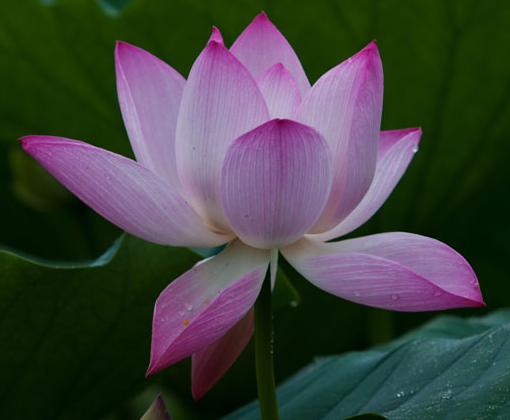
%> input picture university/digital-image-process/exp2/lotus.bmp, 510 x 420 px
$ octave Q1.m   (GNU Octave 9; MATLAB toolbox functions it lacks are replaced by stand-ins)
%> lines starting %> are read from the running program, lines starting %| are printed output that depends on the picture
clear
close all
clc
%% 图像灰度化

image1 = imread("lotus.bmp");
%> image1 is the input picture: size 420x510x3 uint8; mean R, G, B 64.7, 67.3, 62.8
gray = rgb2gray(image1);
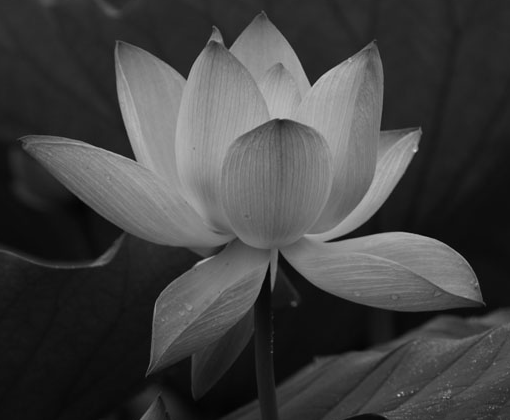
%> gray: size 420x510 uint8; min 2, max 212, mean 66
figure,imhist(gray),axis tight,title("（1）灰度直方图")
%> after `title("（1）灰度直方图")`:
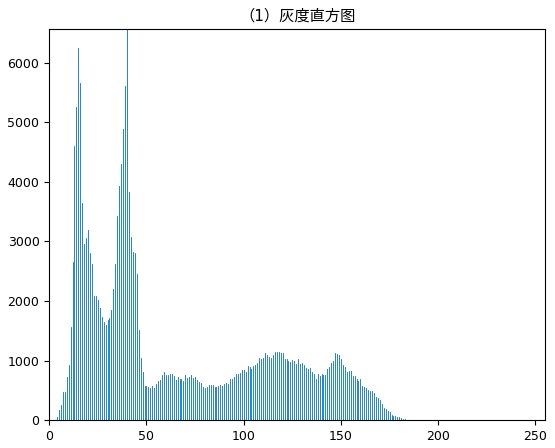
%> figure redrawn from the program's plot data; highest point at x = 40, y = 6565
